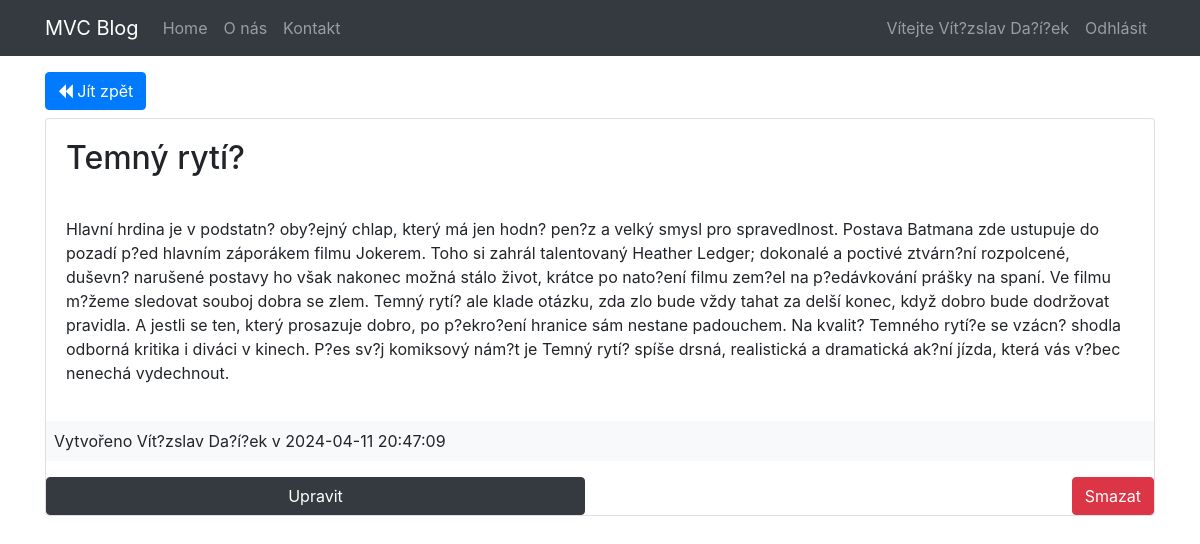
The app's page /posts/show/10 (signed in) with its own data.
### tables this page shows
CREATE TABLE `posts` (
  `id` int(11) NOT NULL,
  `user_id` int(11) NOT NULL,
  `title` varchar(255) NOT NULL,
  `body` text NOT NULL,
  `created_at` datetime NOT NULL DEFAULT current_timestamp()
);

CREATE TABLE `user` (
  `id` int(11) NOT NULL,
  `name` varchar(255) NOT NULL,
  `email` varchar(255) NOT NULL,
  `password` varchar(255) NOT NULL,
  `created_at` datetime NOT NULL DEFAULT current_timestamp()
);

### app/controllers/Posts.php (called while the page is built, shortened)
<?php
class Posts extends Controller{
    public function __construct()
    {
        $this->postModel = $this->model('Post');
        $this->userModel = $this->model('User');
    }
    public function show($id){
        $post = $this->postModel->getPostById($id);
        $user = $this->userModel->getUserById($post->user_id);
        $data = [
            'post' => $post,
            'user' => $user
        ];
        $this->view('posts/show', $data);
    }
}

### app/libraries/Core.php (called while the page is built, shortened)
<?php
  class Core {
    protected $currentMethod = 'index';
    public function __construct(){
      $url = $this->getUrl();
      if(isset($url[0]) && file_exists('../app/controllers/' . ucwords($url[0]). '.php')){
        unset($url[0]);
      }
      $this->currentController = new $this->currentController;
      if(isset($url[1])){
        if(method_exists($this->currentController, $url[1])){
          $this->currentMethod = $url[1];
          unset($url[1]);
        }
      }
      $this->params = $url ? array_values($url) : [];
      call_user_func_array([$this->currentController, $this->currentMethod], $this->params);
    }
    public function getUrl(){
      if(isset($_GET['url'])){
        $url = rtrim($_GET['url'], '/');
        $url = filter_var($url, FILTER_SANITIZE_URL);
        $url = explode('/', $url);
        return $url;
      }
    }
  }

### public/index.php (called while the page is built, shortened)
<?php
  $init = new Core;

### app/libraries/Database.php (called while the page is built, shortened)
<?php
  class Database {
    private $host = DB_HOST;
    private $user = DB_USER;
    private $pass = DB_PASS;
    private $dbname = DB_NAME;
    private $dbh;
    private $stmt;
    public function __construct(){
      $dsn = 'mysql:host=' . $this->host . ';dbname=' . $this->dbname;
      $options = array(
        PDO::ATTR_PERSISTENT => true,
        PDO::ATTR_ERRMODE => PDO::ERRMODE_EXCEPTION
      );
      try{
        $this->dbh = new PDO($dsn, $this->user, $this->pass, $options);
      } catch(PDOException $e){
        $this->error = $e->getMessage();
        echo $this->error;
      }
    }
    public function query($sql){
      $this->stmt = $this->dbh->prepare($sql);
    }
    public function bind($param, $value, $type = null){
      if(is_null($type)){
        switch(true){
          case is_int($value):
            $type = PDO::PARAM_INT;
            break;
          default:
            $type = PDO::PARAM_STR;
        }
      }
      $this->stmt->bindValue($param, $value, $type);
    }
    public function execute(){
      return $this->stmt->execute();
    }
    public function single(){
      $this->execute();
      return $this->stmt->fetch(PDO::FETCH_OBJ);
    }
  }

### app/models/Post.php (called while the page is built, shortened)
<?php
class Post {
    private $db;
    public function __construct()
    {
        $this->db = new Database;
    }
    public function getPostById($id){
        $this->db->query('SELECT * FROM posts WHERE id = :id');
        $this->db->bind(':id', $id);
        $row = $this->db->single();
        return $row;
    }
}

### app/models/User.php (called while the page is built, shortened)
<?php
class User {
    private $db;
    public function __construct()
    {
        $this->db = new Database;
    }
    public function getUserById($id){
        $this->db->query('SELECT * FROM user WHERE id = :id');
        $this->db->bind(':id', $id);
        $row = $this->db->single();
        return $row;
    }
}

### app/views/posts/show.php (the view)
<?php require APPROOT . '/views/inc/header.php'; ?>
  <div class="row ">
      <div class="col-md-4">
          <a class="btn btn-primary pull-left" href="<?php echo URLROOT ;?>/posts"><i class="fa fa-backward"></i> Jít zpět</a>
      </div>
  </div>
        <div class="card mb-3 mt-2">
            <div class="card-body"><h2 class="card-text"><?php echo  $data['post']->title ;?></h2></div>
            <p class="card-body">
                <?php echo  $data['post']->body ;?>
            </p>
            <p class="card-title bg-light p-2 mb-3">
             Vytvořeno <?php echo $data['user']->name ;?> v <?php echo  $data['post']->created_at ;?>
            </p>
            <?php if($data['post']->user_id == $_SESSION['user_id']) : ?>
                <div class="row">
                    <div class="col">
                        <a href="<?php echo URLROOT ;?>/posts/edit/<?php echo $data['post']->id ;?>" class="btn btn-dark btn-block">Upravit</a>
                    </div>
                    <div class="col">
                        <form class="pull-right" action="<?php echo URLROOT ;?>/posts/delete/<?php echo $data['post']->id ;?>" method="post">
                            <input type="submit" class="btn btn-danger btn-block" value="Smazat">
                        </form>
                    </div>
                </div>
            <?php endif ;?>
        </div>
<?php require APPROOT . '/views/inc/footer.php'; ?>

### records on screen
posts: title "Temný rytí?", body "Hlavní hrdina je v podstatn? oby?ejný chlap, který má jen hodn? pen?z a velký smysl pro spravedlnost. Postava Batmana zde ustupuje do pozadí p?ed hlavním záporákem filmu Jokerem. Toho si zahrál talentovaný Heather Ledger; dokonalé a poctivé ztvárn?ní rozpolcené, duševn? narušené postavy ho však nakonec možná stálo život, krátce po nato?ení filmu zem?el na p?edávkování prášky na spaní. Ve filmu m?žeme sledovat souboj dobra se zlem. Temný rytí? ale klade otázku, zda zlo bude vždy tahat za delší konec, když dobro bude dodržovat pravidla. A jestli se ten, který prosazuje dobro, po p?ekro?ení hranice sám nestane padouchem. Na kvalit? Temného rytí?e se vzácn? shodla odborná kritika i diváci v…", created_at "2024-04-11 20:47:09"
user: name "Vít?zslav Da?í?ek"

### other values on screen
SITENAME "MVC Blog"
$_SESSION['name'] "Vít?zslav Da?í?ek"
